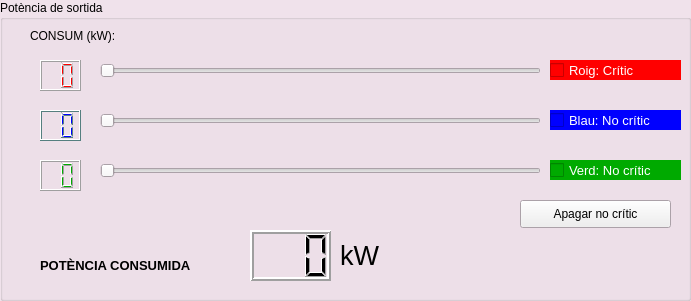
   <widget class="QGroupBox" name="groupBox_2">
    <property name="geometry">
     <rect>
      <x>400</x>
      <y>20</y>
      <width>691</width>
      <height>301</height>
     </rect>
    </property>
    <property name="palette">
     <palette>
      <active>
       <colorrole role="Base">
        <brush brushstyle="SolidPattern">
         <color alpha="255">
          <red>255</red>
          <green>255</green>
          <blue>255</blue>
         </color>
        </brush>
       </colorrole>
       <colorrole role="Window">
        <brush brushstyle="SolidPattern">
         <color alpha="255">
          <red>240</red>
          <green>226</green>
          <blue>235</blue>
         </color>
        </brush>
       </colorrole>
      </active>
      <inactive>
       <colorrole role="Base">
        <brush brushstyle="SolidPattern">
         <color alpha="255">
          <red>255</red>
          <green>255</green>
          <blue>255</blue>
         </color>
        </brush>
       </colorrole>
       <colorrole role="Window">
        <brush brushstyle="SolidPattern">
         <color alpha="255">
          <red>240</red>
          <green>226</green>
          <blue>235</blue>
         </color>
        </brush>
       </colorrole>
      </inactive>
      <disabled>
       <colorrole role="Base">
        <brush brushstyle="SolidPattern">
         <color alpha="255">
          <red>240</red>
          <green>226</green>
          <blue>235</blue>
         </color>
        </brush>
       </colorrole>
       <colorrole role="Window">
        <brush brushstyle="SolidPattern">
         <color alpha="255">
          <red>240</red>
          <green>226</green>
          <blue>235</blue>
         </color>
        </brush>
       </colorrole>
      </disabled>
     </palette>
    </property>
    <property name="title">
     <string>Potència de sortida</string>
    </property>
    <widget class="QLCDNumber" name="lcdNumber_10">
     <property name="geometry">
      <rect>
       <x>250</x>
       <y>230</y>
       <width>81</width>
       <height>51</height>
      </rect>
     </property>
     <property name="font">
      <font>
       <family>Arial</family>
       <pointsize>10</pointsize>
       <weight>75</weight>
       <bold>true</bold>
      </font>
     </property>
     <property name="lineWidth">
      <number>2</number>
     </property>
     <property name="digitCount">
      <number>3</number>
     </property>
    </widget>
    <widget class="QLabel" name="label_9">
     <property name="geometry">
      <rect>
       <x>40</x>
       <y>250</y>
       <width>191</width>
       <height>31</height>
      </rect>
     </property>
     <property name="font">
      <font>
       <family>Arial</family>
       <pointsize>10</pointsize>
       <weight>75</weight>
       <bold>true</bold>
      </font>
     </property>
     <property name="text">
      <string>POTÈNCIA CONSUMIDA</string>
     </property>
    </widget>
    <widget class="QLCDNumber" name="lcdNumber_3">
     <property name="geometry">
      <rect>
       <x>40</x>
       <y>160</y>
       <width>41</width>
       <height>31</height>
      </rect>
     </property>
     <property name="palette">
      <palette>
       <active>
        <colorrole role="WindowText">
         <brush brushstyle="SolidPattern">
          <color alpha="255">
           <red>0</red>
           <green>170</green>
           <blue>0</blue>
          </color>
         </brush>
        </colorrole>
       </active>
       <inactive>
        <colorrole role="WindowText">
         <brush brushstyle="SolidPattern">
          <color alpha="255">
           <red>0</red>
           <green>170</green>
           <blue>0</blue>
          </color>
         </brush>
        </colorrole>
       </inactive>
       <disabled>
        <colorrole role="WindowText">
         <brush brushstyle="SolidPattern">
          <color alpha="255">
           <red>120</red>
           <green>120</green>
           <blue>120</blue>
          </color>
         </brush>
        </colorrole>
       </disabled>
      </palette>
     </property>
     <property name="font">
      <font>
       <family>Arial</family>
       <pointsize>10</pointsize>
       <weight>75</weight>
       <bold>true</bold>
      </font>
     </property>
     <property name="digitCount">
      <number>2</number>
     </property>
    </widget>
    <widget class="QLCDNumber" name="lcdNumber_2">
     <property name="geometry">
      <rect>
       <x>40</x>
       <y>110</y>
       <width>41</width>
       <height>31</height>
      </rect>
     </property>
     <property name="palette">
      <palette>
       <active>
        <colorrole role="WindowText">
         <brush brushstyle="SolidPattern">
          <color alpha="255">
           <red>0</red>
           <green>0</green>
           <blue>255</blue>
          </color>
         </brush>
        </colorrole>
        <colorrole role="Button">
         <brush brushstyle="SolidPattern">
          <color alpha="255">
           <red>170</red>
           <green>255</green>
           <blue>255</blue>
          </color>
         </brush>
        </colorrole>
        <colorrole role="Light">
         <brush brushstyle="SolidPattern">
          <color alpha="255">
           <red>255</red>
           <green>255</green>
           <blue>255</blue>
          </color>
         </brush>
        </colorrole>
        <colorrole role="Midlight">
         <brush brushstyle="SolidPattern">
          <color alpha="255">
           <red>212</red>
           <green>255</green>
           <blue>255</blue>
          </color>
         </brush>
        </colorrole>
        <colorrole role="Dark">
         <brush brushstyle="SolidPattern">
          <color alpha="255">
           <red>85</red>
           <green>127</green>
           <blue>127</blue>
          </color>
         </brush>
        </colorrole>
        <colorrole role="Mid">
         <brush brushstyle="SolidPattern">
          <color alpha="255">
           <red>113</red>
           <green>170</green>
           <blue>170</blue>
          </color>
         </brush>
        </colorrole>
        <colorrole role="Text">
         <brush brushstyle="SolidPattern">
          <color alpha="255">
           <red>0</red>
           <green>0</green>
           <blue>0</blue>
          </color>
         </brush>
        </colorrole>
        <colorrole role="BrightText">
         <brush brushstyle="SolidPattern">
          <color alpha="255">
           <red>255</red>
           <green>255</green>
           <blue>255</blue>
          </color>
         </brush>
        </colorrole>
        <colorrole role="ButtonText">
         <brush brushstyle="SolidPattern">
          <color alpha="255">
           <red>0</red>
           <green>0</green>
           <blue>0</blue>
          </color>
         </brush>
        </colorrole>
        <colorrole role="Base">
         <brush brushstyle="SolidPattern">
          <color alpha="255">
           <red>255</red>
           <green>255</green>
           <blue>255</blue>
          </color>
         </brush>
        </colorrole>
        <colorrole role="Window">
         <brush brushstyle="SolidPattern">
          <color alpha="255">
           <red>170</red>
           <green>255</green>
           <blue>255</blue>
          </color>
         </brush>
        </colorrole>
        <colorrole role="Shadow">
         <brush brushstyle="SolidPattern">
          <color alpha="255">
           <red>0</red>
           <green>0</green>
           <blue>0</blue>
          </color>
         </brush>
        </colorrole>
        <colorrole role="Highlight">
         <brush brushstyle="SolidPattern">
          <color alpha="255">
           <red>255</red>
           <green>0</green>
           <blue>255</blue>
          </color>
         </brush>
        </colorrole>
        <colorrole role="AlternateBase">
         <brush brushstyle="SolidPattern">
          <color alpha="255">
           <red>212</red>
           <green>255</green>
           <blue>255</blue>
          </color>
         </brush>
        </colorrole>
        <colorrole role="ToolTipBase">
         <brush brushstyle="SolidPattern">
          <color alpha="255">
           <red>255</red>
           <green>255</green>
           <blue>220</blue>
          </color>
         </brush>
        </colorrole>
        <colorrole role="ToolTipText">
         <brush brushstyle="SolidPattern">
          <color alpha="255">
           <red>0</red>
           <green>0</green>
           <blue>0</blue>
          </color>
         </brush>
        </colorrole>
        <colorrole role="PlaceholderText">
         <brush brushstyle="SolidPattern">
          <color alpha="128">
           <red>0</red>
           <green>0</green>
           <blue>0</blue>
          </color>
         </brush>
        </colorrole>
       </active>
       <inactive>
        <colorrole role="WindowText">
         <brush brushstyle="SolidPattern">
          <color alpha="255">
           <red>0</red>
           <green>0</green>
           <blue>255</blue>
          </color>
         </brush>
        </colorrole>
        <colorrole role="Button">
         <brush brushstyle="SolidPattern">
          <color alpha="255">
           <red>170</red>
           <green>255</green>
           <blue>255</blue>
          </color>
         </brush>
        </colorrole>
        <colorrole role="Light">
         <brush brushstyle="SolidPattern">
          <color alpha="255">
           <red>255</red>
           <green>255</green>
           <blue>255</blue>
          </color>
         </brush>
        </colorrole>
        <colorrole role="Midlight">
         <brush brushstyle="SolidPattern">
          <color alpha="255">
           <red>212</red>
           <green>255</green>
           <blue>255</blue>
          </color>
         </brush>
        </colorrole>
        <colorrole role="Dark">
         <brush brushstyle="SolidPattern">
          <color alpha="255">
           <red>85</red>
           <green>127</green>
           <blue>127</blue>
          </color>
         </brush>
        </colorrole>
        <colorrole role="Mid">
         <brush brushstyle="SolidPattern">
          <color alpha="255">
           <red>113</red>
           <green>170</green>
           <blue>170</blue>
          </color>
         </brush>
        </colorrole>
        <colorrole role="Text">
         <brush brushstyle="SolidPattern">
          <color alpha="255">
           <red>0</red>
           <green>0</green>
           <blue>0</blue>
          </color>
         </brush>
        </colorrole>
        <colorrole role="BrightText">
         <brush brushstyle="SolidPattern">
          <color alpha="255">
           <red>255</red>
           <green>255</green>
           <blue>255</blue>
          </color>
         </brush>
        </colorrole>
        <colorrole role="ButtonText">
         <brush brushstyle="SolidPattern">
          <color alpha="255">
           <red>0</red>
           <green>0</green>
           <blue>0</blue>
          </color>
         </brush>
        </colorrole>
        <colorrole role="Base">
         <brush brushstyle="SolidPattern">
          <color alpha="255">
           <red>255</red>
           <green>255</green>
           <blue>255</blue>
          </color>
         </brush>
        </colorrole>
        <colorrole role="Window">
         <brush brushstyle="SolidPattern">
          <color alpha="255">
           <red>170</red>
           <green>255</green>
           <blue>255</blue>
          </color>
         </brush>
        </colorrole>
        <colorrole role="Shadow">
         <brush brushstyle="SolidPattern">
          <color alpha="255">
           <red>0</red>
           <green>0</green>
           <blue>0</blue>
          </color>
         </brush>
        </colorrole>
        <colorrole role="Highlight">
         <brush brushstyle="SolidPattern">
          <color alpha="255">
           <red>255</red>
           <green>0</green>
           <blue>255</blue>
          </color>
         </brush>
        </colorrole>
        <colorrole role="AlternateBase">
         <brush brushstyle="SolidPattern">
          <color alpha="255">
           <red>212</red>
           <green>255</green>
           <blue>255</blue>
          </color>
         </brush>
        </colorrole>
        <colorrole role="ToolTipBase">
         <brush brushstyle="SolidPattern">
          <color alpha="255">
           <red>255</red>
           <green>255</green>
           <blue>220</blue>
          </color>
         </brush>
        </colorrole>
        <colorrole role="ToolTipText">
         <brush brushstyle="SolidPattern">
          <color alpha="255">
           <red>0</red>
           <green>0</green>
           <blue>0</blue>
          </color>
         </brush>
        </colorrole>
        <colorrole role="PlaceholderText">
         <brush brushstyle="SolidPattern">
          <color alpha="128">
           <red>0</red>
           <green>0</green>
           <blue>0</blue>
          </color>
         </brush>
        </colorrole>
       </inactive>
       <disabled>
        <colorrole role="WindowText">
         <brush brushstyle="SolidPattern">
          <color alpha="255">
           <red>85</red>
           <green>127</green>
           <blue>127</blue>
          </color>
         </brush>
        </colorrole>
        <colorrole role="Button">
         <brush brushstyle="SolidPattern">
          <color alpha="255">
           <red>170</red>
           <green>255</green>
           <blue>255</blue>
          </color>
         </brush>
        </colorrole>
        <colorrole role="Light">
         <brush brushstyle="SolidPattern">
          <color alpha="255">
           <red>255</red>
           <green>255</green>
           <blue>255</blue>
          </color>
         </brush>
        </colorrole>
        <colorrole role="Midlight">
         <brush brushstyle="SolidPattern">
          <color alpha="255">
           <red>212</red>
           <green>255</green>
           <blue>255</blue>
          </color>
         </brush>
        </colorrole>
        <colorrole role="Dark">
         <brush brushstyle="SolidPattern">
          <color alpha="255">
           <red>85</red>
           <green>127</green>
           <blue>127</blue>
          </color>
         </brush>
        </colorrole>
        <colorrole role="Mid">
         <brush brushstyle="SolidPattern">
          <color alpha="255">
           <red>113</red>
           <green>170</green>
           <blue>170</blue>
          </color>
         </brush>
        </colorrole>
        <colorrole role="Text">
         <brush brushstyle="SolidPattern">
          <color alpha="255">
           <red>85</red>
           <green>127</green>
           <blue>127</blue>
          </color>
         </brush>
        </colorrole>
        <colorrole role="BrightText">
         <brush brushstyle="SolidPattern">
          <color alpha="255">
           <red>255</red>
           <green>255</green>
           <blue>255</blue>
          </color>
         </brush>
        </colorrole>
        <colorrole role="ButtonText">
         <brush brushstyle="SolidPattern">
          <color alpha="255">
           <red>85</red>
           <green>127</green>
           <blue>127</blue>
          </color>
         </brush>
        </colorrole>
        <colorrole role="Base">
         <brush brushstyle="SolidPattern">
          <color alpha="255">
           <red>170</red>
           <green>255</green>
           <blue>255</blue>
          </color>
         </brush>
        </colorrole>
        <colorrole role="Window">
         <brush brushstyle="SolidPattern">
          <color alpha="255">
           <red>170</red>
           <green>255</green>
           <blue>255</blue>
          </color>
         </brush>
        </colorrole>
        <colorrole role="Shadow">
         <brush brushstyle="SolidPattern">
          <color alpha="255">
           <red>0</red>
           <green>0</green>
           <blue>0</blue>
          </color>
         </brush>
        </colorrole>
        <colorrole role="Highlight">
         <brush brushstyle="SolidPattern">
          <color alpha="255">
           <red>0</red>
           <green>120</green>
           <blue>215</blue>
          </color>
         </brush>
        </colorrole>
        <colorrole role="AlternateBase">
         <brush brushstyle="SolidPattern">
          <color alpha="255">
           <red>170</red>
           <green>255</green>
           <blue>255</blue>
          </color>
         </brush>
        </colorrole>
        <colorrole role="ToolTipBase">
         <brush brushstyle="SolidPattern">
          <color alpha="255">
           <red>255</red>
           <green>255</green>
           <blue>220</blue>
          </color>
         </brush>
        </colorrole>
        <colorrole role="ToolTipText">
         <brush brushstyle="SolidPattern">
          <color alpha="255">
           <red>0</red>
           <green>0</green>
           <blue>0</blue>
          </color>
         </brush>
        </colorrole>
        <colorrole role="PlaceholderText">
         <brush brushstyle="SolidPattern">
          <color alpha="128">
           <red>0</red>
           <green>0</green>
           <blue>0</blue>
          </color>
         </brush>
        </colorrole>
       </disabled>
      </palette>
     </property>
     <property name="font">
      <font>
       <family>Arial</family>
       <pointsize>10</pointsize>
       <weight>75</weight>
       <bold>true</bold>
      </font>
     </property>
     <property name="styleSheet">
      <string notr="true"/>
     </property>
     <property name="digitCount">
      <number>2</number>
     </property>
    </widget>
    <widget class="QLCDNumber" name="lcdNumber_1">
     <property name="geometry">
      <rect>
       <x>40</x>
       <y>60</y>
       <width>41</width>
       <height>31</height>
      </rect>
     </property>
     <property name="palette">
      <palette>
       <active>
        <colorrole role="WindowText">
         <brush brushstyle="SolidPattern">
          <color alpha="255">
           <red>255</red>
           <green>0</green>
           <blue>0</blue>
          </color>
         </brush>
        </colorrole>
       </active>
       <inactive>
        <colorrole role="WindowText">
         <brush brushstyle="SolidPattern">
          <color alpha="255">
           <red>255</red>
           <green>0</green>
           <blue>0</blue>
          </color>
         </brush>
        </colorrole>
       </inactive>
       <disabled>
        <colorrole role="WindowText">
         <brush brushstyle="SolidPattern">
          <color alpha="255">
           <red>120</red>
           <green>120</green>
           <blue>120</blue>
          </color>
         </brush>
        </colorrole>
       </disabled>
      </palette>
     </property>
     <property name="font">
      <font>
       <family>Arial</family>
       <pointsize>10</pointsize>
       <weight>75</weight>
       <bold>true</bold>
      </font>
     </property>
     <property name="styleSheet">
      <string notr="true">&lt;property name=&quot;styleSheet&quot;&gt;
 &lt;string notr=&quot;true&quot;&gt;
  QLCDNumber {
   background-color: #2d2d2d;
   color: #00ff00;
   border: 1px solid black;
  }
 &lt;/string&gt;
&lt;/property&gt;</string>
     </property>
     <property name="digitCount">
      <number>2</number>
     </property>
    </widget>
    <widget class="QLabel" name="label_5">
     <property name="geometry">
      <rect>
       <x>30</x>
       <y>20</y>
       <width>141</width>
       <height>31</height>
      </rect>
     </property>
     <property name="text">
      <string>CONSUM (kW):</string>
     </property>
    </widget>
    <widget class="QPushButton" name="pushButton">
     <property name="geometry">
      <rect>
       <x>520</x>
       <y>200</y>
       <width>151</width>
       <height>28</height>
      </rect>
     </property>
     <property name="text">
      <string>Apagar no crític</string>
     </property>
    </widget>
    <widget class="QCheckBox" name="checkBox">
     <property name="enabled">
      <bool>false</bool>
     </property>
     <property name="geometry">
      <rect>
       <x>550</x>
       <y>60</y>
       <width>131</width>
       <height>20</height>
      </rect>
     </property>
     <property name="font">
      <font>
       <family>Arial</family>
       <pointsize>10</pointsize>
      </font>
     </property>
     <property name="styleSheet">
      <string notr="true">color: rgb(255, 255, 255);
background-color: rgb(255, 0, 0);
</string>
     </property>
     <property name="text">
      <string>Roig: Crític</string>
     </property>
    </widget>
    <widget class="QCheckBox" name="checkBox_2">
     <property name="enabled">
      <bool>false</bool>
     </property>
     <property name="geometry">
      <rect>
       <x>550</x>
       <y>160</y>
       <width>131</width>
       <height>20</height>
      </rect>
     </property>
     <property name="font">
      <font>
       <family>Arial</family>
       <pointsize>10</pointsize>
      </font>
     </property>
     <property name="styleSheet">
      <string notr="true">background-color: rgb(0, 170, 0);
color: rgb(255, 255, 255)</string>
     </property>
     <property name="text">
      <string>Verd: No crític</string>
     </property>
    </widget>
    <widget class="QCheckBox" name="checkBox_3">
     <property name="enabled">
      <bool>false</bool>
     </property>
     <property name="geometry">
      <rect>
       <x>550</x>
       <y>110</y>
       <width>131</width>
       <height>20</height>
      </rect>
     </property>
     <property name="font">
      <font>
       <family>Arial</family>
       <pointsize>10</pointsize>
      </font>
     </property>
     <property name="styleSheet">
      <string notr="true">background-color: rgb(0, 0, 255);
color: rgb(255, 255, 255)</string>
     </property>
     <property name="text">
      <string>Blau: No crític</string>
     </property>
    </widget>
    <widget class="QLabel" name="label_12">
     <property name="geometry">
      <rect>
       <x>340</x>
       <y>230</y>
       <width>121</width>
       <height>51</height>
      </rect>
     </property>
     <property name="font">
      <font>
       <family>Arial</family>
       <pointsize>20</pointsize>
       <weight>50</weight>
       <bold>false</bold>
      </font>
     </property>
     <property name="contextMenuPolicy">
      <enum>Qt::NoContextMenu</enum>
     </property>
     <property name="text">
      <string>kW</string>
     </property>
    </widget>
    <widget class="QSlider" name="horizontalSlider_1">
     <property name="geometry">
      <rect>
       <x>100</x>
       <y>60</y>
       <width>441</width>
       <height>22</height>
      </rect>
     </property>
     <property name="orientation">
      <enum>Qt::Horizontal</enum>
     </property>
    </widget>
    <widget class="QSlider" name="horizontalSlider_2">
     <property name="geometry">
      <rect>
       <x>100</x>
       <y>110</y>
       <width>441</width>
       <height>22</height>
      </rect>
     </property>
     <property name="orientation">
      <enum>Qt::Horizontal</enum>
     </property>
    </widget>
    <widget class="QSlider" name="horizontalSlider_3">
     <property name="geometry">
      <rect>
       <x>100</x>
       <y>160</y>
       <width>441</width>
       <height>22</height>
      </rect>
     </property>
     <property name="orientation">
      <enum>Qt::Horizontal</enum>
     </property>
    </widget>
   </widget>
